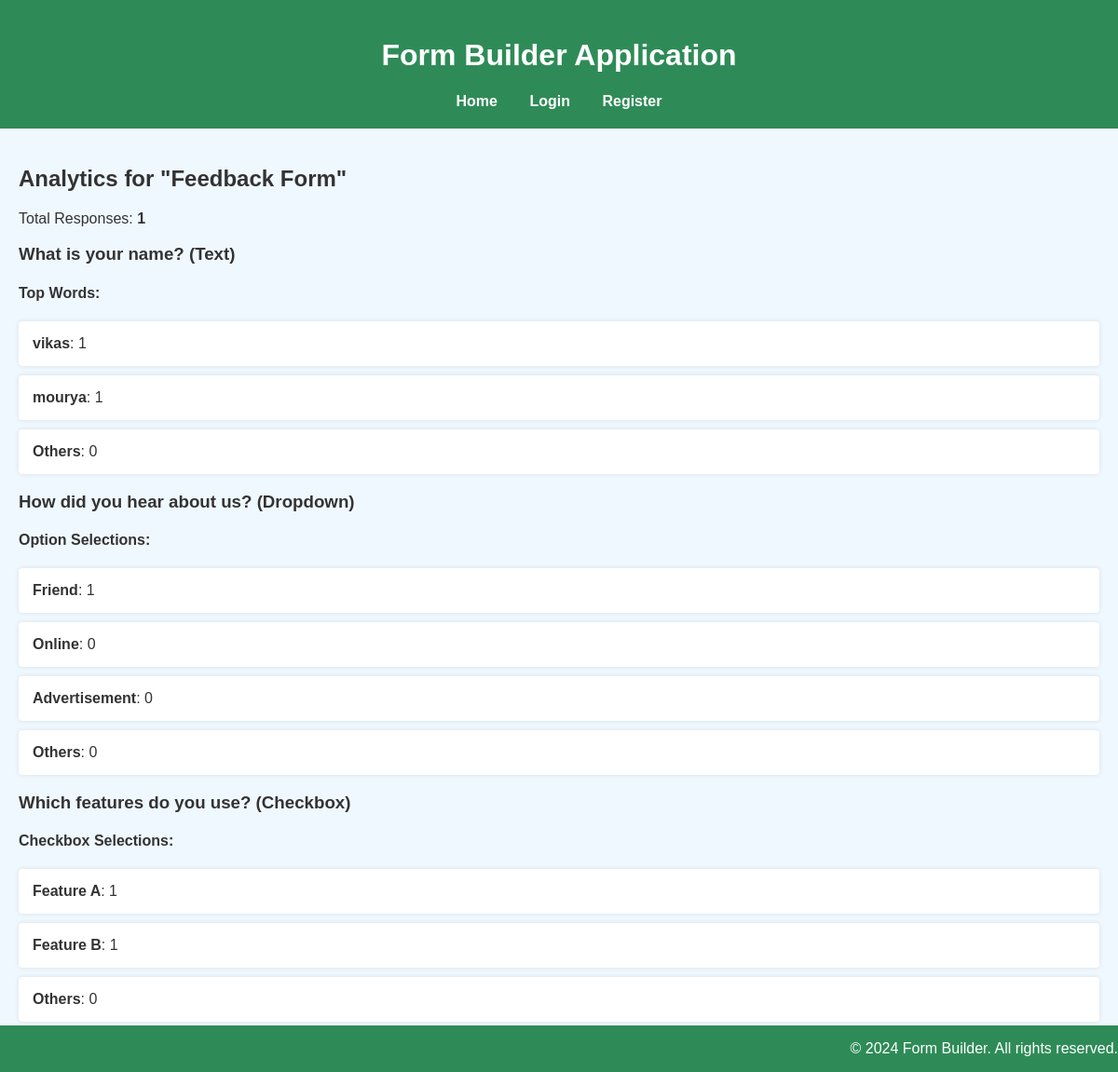
The app's page /analytics/5/ with its own data.
### buggy_forms/models.py (models this page shows, shortened)
class Form(models.Model):
    title = models.CharField(max_length=200)
    created_by = models.ForeignKey(User, related_name='forms', null=True, default=None, blank=True , on_delete=models.CASCADE)

class Question(models.Model):
    TEXT = 'text'
    DROPDOWN = 'dropdown'
    CHECKBOX = 'checkbox'
    QUESTION_TYPES = [
        (TEXT, 'Text'),
        (DROPDOWN, 'Dropdown'),
        (CHECKBOX, 'Checkbox'),
    ]
    form = models.ForeignKey(Form, related_name='questions', on_delete=models.CASCADE)
    text = models.CharField(max_length=200, help_text="Enter the Question")
    question_type = models.CharField(max_length=20, choices=QUESTION_TYPES)
    choices = models.TextField(
        blank = True,
        null = True,
        help_text="Enter the choices for the Dropdown or CheckBox separated by Comma"
    )
    def get_choices_list(self):
        return [choice.strip() for choice in self.choices.split(',')] if self.choices else []

### buggy_forms/views.py (the view)
# urls.py: path('analytics/<int:form_id>/', view_analytics, name='view_analytics'),
def view_analytics(request, form_id):
    form = get_object_or_404(Form, id=form_id)
    total_responses = form.responses.count()
    question_analytics = []
    for question in form.questions.all():
        data = {}
        if question.question_type == Question.TEXT:
            responses = Answer.objects.filter(question=question).values_list('text_answer', flat=True)
            word_counts = defaultdict(int)
            for response in responses:
                if response:
                    words = response.split()
                    for word in words:
                        if len(word) >= 5:
                            word_counts[word.lower()] += 1
            sorted_words = sorted(word_counts.items(), key=lambda item: item[1], reverse=True)
            top_words = sorted_words[:5]
            others_count = sum(count for _, count in sorted_words[5:])
            top_words.append(('Others', others_count))
            data = dict(top_words)
        elif question.question_type == Question.DROPDOWN:
            choices = question.get_choices_list()
            selected_counts = {choice: 0 for choice in choices}
            responses = Answer.objects.filter(question=question).values_list('text_answer', flat=True)
            for choice in responses:
                if choice in selected_counts:
                    selected_counts[choice] += 1
            sorted_options = sorted(selected_counts.items(), key=lambda item: item[1], reverse=True)
            top_options = sorted_options[:5]
            others_count = sum(count for _, count in sorted_options[5:])
            top_options.append(('Others', others_count))
            data = dict(top_options)
        elif question.question_type == Question.CHECKBOX:
            choices = question.get_choices_list()
            combo_counts = defaultdict(int)
            responses = Answer.objects.filter(question=question).values_list('selected_options', flat=True)
            for response_choices in responses:
                if response_choices:
                    for choice in response_choices:
                        choice = choice.strip()
                        if choice in choices:
                            combo_counts[choice] += 1
            sorted_combos = sorted(combo_counts.items(), key=lambda item: item[1], reverse=True)
            top_combos = sorted_combos[:5]
            others_count = sum(count for _, count in sorted_combos[5:])
            top_combos.append(('Others', others_count))
            data = dict(top_combos)
        question_analytics.append({
            'question': question,
            'data': data
        })
    context = {
        'form': form,
        'total_responses': total_responses,
        'question_analytics': question_analytics
    }
    return render(request, 'buggy_forms/analytics.html', context)

### buggy_forms/templates/buggy_forms/analytics.html (shortened to what this page needs)
{% extends 'buggy_forms/base.html' %}
{% block content %}
    <h2>Analytics for "{{ form.title }}"</h2>
    <p>Total Responses: <strong>{{ total_responses }}</strong></p>
    {% for qa in question_analytics %}
        <div class="analytics-section">
            <h3>{{ qa.question.text }} ({{ qa.question.get_question_type_display }})</h3>
            {% if qa.question.question_type == 'text' %}
                <h4>Top Words:</h4>
                <ul>
                    {% for word, count in qa.data.items %}
                        <li><strong>{{ word }}</strong>: {{ count }}</li>
                    {% endfor %}
                </ul>
            {% elif qa.question.question_type == 'dropdown' %}
                <h4>Option Selections:</h4>
                <ul>
                    {% for option, count in qa.data.items %}
                        <li><strong>{{ option }}</strong>: {{ count }}</li>
                    {% endfor %}
                </ul>
            {% elif qa.question.question_type == 'checkbox' %}
                <h4>Checkbox Selections:</h4>
                <ul>
                    {% for choice, count in qa.data.items %}
                        <li><strong>{{ choice }}</strong>: {{ count }}</li>
                    {% endfor %}
                </ul>
            {% endif %}
        </div>
    {% endfor %}
    <a href="{% url 'list_forms' %}">Back to Forms List</a>
{% endblock %}

### buggy_forms/templates/buggy_forms/base.html (shortened to what this page needs)
{% load static %}
<!DOCTYPE html>
<html>
<head>
    <link rel="stylesheet" type="text/css" href="{% static 'buggy_forms/css/style.css' %}">
</head>
<body>
    <header>
        <h1>Form Builder Application</h1>
        <nav>
            <a href="{% url 'list_forms' %}">Home</a>
            {% if user.is_authenticated %}
                <a href="{% url 'create_form' %}">Create Form</a>
                <a href="{% url 'logout' %}">Logout</a>
                <span>Welcome, {{ user.username }}!</span>
            {% else %}
                <a href="{% url 'login' %}">Login</a>
                <a href="{% url 'register' %}">Register</a>
            {% endif %}
        </nav>
    </header>
    <main>
        {% block content %}{% endblock %}
    </main>
    <footer>
        <p>&copy; 2024 Form Builder. All rights reserved.</p>
    </footer>
</body>
</html>

### buggy_forms/static/buggy_forms/css/style.css (style rules this page uses)
body { font-family: Arial, sans-serif; background-color: #f0f8ff; color: #333333; margin: 0; padding: 0; }
header { background-color: #2e8b57; color: white; padding: 20px; text-align: center; }
nav a { color: white; margin: 0 15px; text-decoration: none; font-weight: bold; }
main { padding: 20px; }
footer { background-color: #2e8b57; color: white; text-align: right; padding-bottom: 0px; position: fixed; width: 100%; bottom: 0; }
a { color: #1e90ff; }
ul { list-style-type: none; padding: 0; }
li { background-color: #ffffff; margin-bottom: 10px; padding: 15px; border-radius: 4px; box-shadow: 0 0 5px rgba(0,0,0,0.1); }

### records on screen
Form: title "Feedback Form"
Question: question.text "What is your name?", question.question_type "Text", data "vikas" "mourya" "Others", data "1" "1" "0"
Question: question.text "How did you hear about us?", question.question_type "Dropdown", data "Friend" "Online" "Advertisement" "Others", data "1" "0" "0" "0"
Question: question.text "Which features do you use?", question.question_type "Checkbox", data "Feature A" "Feature B" "Others", data "1" "1" "0"

### other values on screen
{{ total_responses }} "1"
